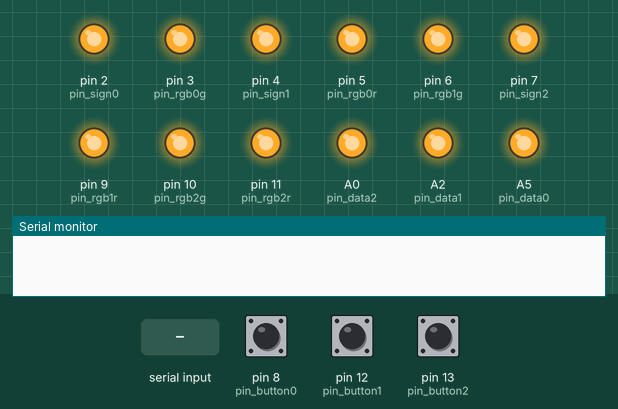
Simulated run of this sketch. Board: Arduino Uno, built with avr-gcc and run on an emulated ATmega328P. On the bench: output pins drawn as LEDs (lit = HIGH), the last lines printed to the serial monitor. The test bench sets the inputs (shaded band); at power-on: pin 8 (pin_button0) LOW, pin 12 (pin_button1) LOW, pin 13 (pin_button2) LOW. Pins used as bus, display or sensor lines are not drawn.

Above: at 1.2 s.
1.3 s: "rgb\n" received over Serial
At 1.9 s:
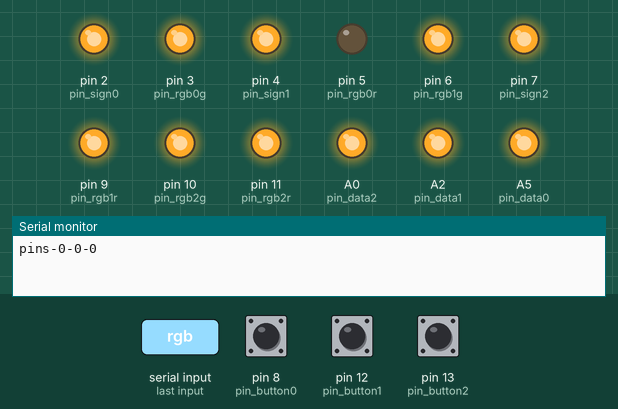
2.8 s: "reset\n" received over Serial
At 3.3 s:
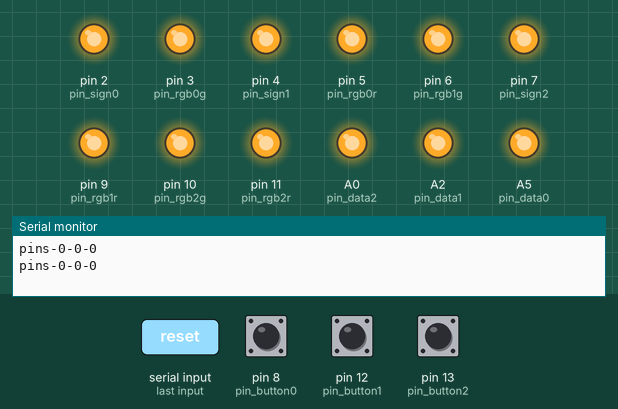
Timing chart, 0 to 5.8 s (numbered marks = the images above; inputs shaded):
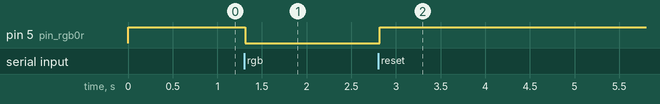

The sketch:

sketch.ino
```cpp
// RGB constants
int red = 0;
int yellow = 1;
int green = 2;

// Packet constants
int clk_delay = 0;
int leds_division = 4;
int division = 100/leds_division;

// Lines pins
int pin_clk0 = A4;
int pin_data0 = A5;
int pin_clk1 = A3;
int pin_data1 = A2;
int pin_clk2 = A1;
int pin_data2 = A0;

// RGB pins
int pin_rgb0g = 3;
int pin_rgb0r = 5;
int pin_rgb1g = 6;
int pin_rgb1r = 9;
int pin_rgb2g = 10;
int pin_rgb2r = 11;

// Sign pins
int pin_sign0 = 2;
int pin_sign1 = 4;
int pin_sign2 = 7;

// Buttons pins

int pin_button0 = 8;
int pin_button1 = 12;
int pin_button2 = 13;

String command = "";
int i = 0;
void setup() {
  // put your setup code here, to run once:
  Serial.begin(115200);
  pinMode(pin_rgb0g, OUTPUT);
  analogWrite(pin_rgb0g, 255);
  pinMode(pin_rgb0r, OUTPUT);
  analogWrite(pin_rgb0r, 255);
  pinMode(pin_rgb1g, OUTPUT);
  analogWrite(pin_rgb1g, 255);
  pinMode(pin_rgb1r, OUTPUT);
  analogWrite(pin_rgb1r, 255);
  pinMode(pin_rgb2g, OUTPUT);
  analogWrite(pin_rgb2g, 255);
  pinMode(pin_rgb2r, OUTPUT);
  analogWrite(pin_rgb2r, 255);

  pinMode(pin_clk0, OUTPUT);
  digitalWrite(pin_clk0, 1);
  pinMode(pin_data0, OUTPUT);
  digitalWrite(pin_data0, 1);
  pinMode(pin_clk1, OUTPUT);
  digitalWrite(pin_clk1, 1);
  pinMode(pin_data1, OUTPUT);
  digitalWrite(pin_data1, 1);
  pinMode(pin_clk2, OUTPUT);
  digitalWrite(pin_clk2, 1);
  pinMode(pin_data2, OUTPUT);
  digitalWrite(pin_data2, 1);

  make_clock(pin_clk0, division);
  make_clock(pin_clk1, division);
  make_clock(pin_clk2, division);

  pinMode(pin_sign0, OUTPUT);
  digitalWrite(pin_sign0, 1);
  pinMode(pin_sign1, OUTPUT);
  digitalWrite(pin_sign1, 1);
  pinMode(pin_sign2, OUTPUT);
  digitalWrite(pin_sign2, 1);

  pinMode(pin_button0, INPUT);
  pinMode(pin_button1, INPUT);
  pinMode(pin_button2, INPUT);

}


void make_clock(int pin, int times){
   int i = 0;
   for(;i< times; ++i){
      digitalWrite(pin, 0);
      delay(clk_delay);
      digitalWrite(pin, 1);
      delay(clk_delay);
   }
}

void split(String input, char delimiter, String* results){
  int t = 0;
  int r = 0;
  int i = 0;
  for (i=0; i < input.length(); i++){
    if(input.charAt(i) == delimiter && input.charAt(i) != '\n') {
      results[t] = input.substring(r, i);
      r=(i+1);
      t++;
    }
  }
  results[t] = input.substring(r, i);
}

void rgb_band(int band, int color){
  int pin_rgb_g;
  int pin_rgb_r;
  if (band == 0){pin_rgb_g = pin_rgb0g;pin_rgb_r = pin_rgb0r;}
  else if(band == 1){pin_rgb_g = pin_rgb1g;pin_rgb_r = pin_rgb1r;}
  else if(band == 2){pin_rgb_g = pin_rgb2g;pin_rgb_r = pin_rgb2r;}

  if(color == red){
    analogWrite(pin_rgb_g, 255);
    analogWrite(pin_rgb_r, 0);
  }
  else if(color == yellow){
    analogWrite(pin_rgb_g, 0);
    analogWrite(pin_rgb_r, 20);
  }
  else if(color == green){
    analogWrite(pin_rgb_g, 0);
    analogWrite(pin_rgb_r, 255);
  }
  else{
    analogWrite(pin_rgb_g, 255);
    analogWrite(pin_rgb_r, 255);
  }
}

void packet_band(int band, int pos){
  int pin_clk;
  int pin_data;
  if (band == 0){pin_clk = pin_clk0;pin_data = pin_data0;}
  else if(band == 1){pin_clk = pin_clk1;pin_data = pin_data1;}
  else if(band == 2){pin_clk = pin_clk2;pin_data = pin_data2;}

  int times = division;
  digitalWrite(pin_data, 1);
  make_clock(pin_clk, times);
  times = pos/division;
  digitalWrite(pin_data, 0);
  make_clock(pin_clk, 1);
  digitalWrite(pin_data, 1);
  make_clock(pin_clk, times);
}

void sign_band(int band, int value){
  int sign_pin;
  if (band == 0){sign_pin = pin_sign0;}
  else if(band == 1){sign_pin = pin_sign1;}
  else if(band == 2){sign_pin = pin_sign2;}

  if(value == 1){
    digitalWrite(sign_pin, 0);
  }
  else{
    digitalWrite(sign_pin, 1);
  }

}

void reset(){
  analogWrite(pin_rgb0g, 255);
  analogWrite(pin_rgb0r, 255);
  analogWrite(pin_rgb1g, 255);
  analogWrite(pin_rgb1r, 255);
  analogWrite(pin_rgb2g, 255);
  analogWrite(pin_rgb2r, 255);

  digitalWrite(pin_clk0, 1);
  digitalWrite(pin_data0, 1);
  digitalWrite(pin_clk1, 1);
  digitalWrite(pin_data1, 1);
  digitalWrite(pin_clk2, 1);
  digitalWrite(pin_data2, 1);

  make_clock(pin_clk0, division);
  make_clock(pin_clk1, division);
  make_clock(pin_clk1, division);

  digitalWrite(pin_sign0, 1);
  digitalWrite(pin_sign1, 1);
  digitalWrite(pin_sign2, 1);
}

void analize_command(String command){
  if(command.length() > 0){
    String split_string[10];
    //Serial.println(command);
    split(command, ':', split_string);
    if(split_string[0] == "rgb"){ // Color of the box
      int band = split_string[1].toInt();
      int color = split_string[2].toInt();
      rgb_band(band, color);
    }
    else if(split_string[0] == "packet"){
      int band = split_string[1].toInt();
      int pos = split_string[2].toInt();
      packet_band(band, pos);
    }
    else if(split_string[0] == "sign"){
      int band = split_string[1].toInt();
      int value = split_string[2].toInt();
      sign_band(band, value);
    }
    else if(split_string[0] == "reset"){
        reset();
    }
  }
}


void loop() {
  // put your main code here, to run repeatedly:
  while(Serial.available()){
    delay(3);
    char c = Serial.read();
    if(c == '\n' || c == '\r') break;
    command += c;
  }
  if(command.length() > 0){
    analize_command(command);
    //Serial.println(command);
    Serial.println("pins-" + String(digitalRead(pin_button0)) + "-" + String(digitalRead(pin_button1)) + "-" + String(digitalRead(pin_button2)));
  }

  command = "";

}
```

Measured:
- after the input at 1.3 s, pin 5 (pin_rgb0r): HIGH → LOW at once
- after the input at 2.8 s, pin 5 (pin_rgb0r): LOW → HIGH at once
